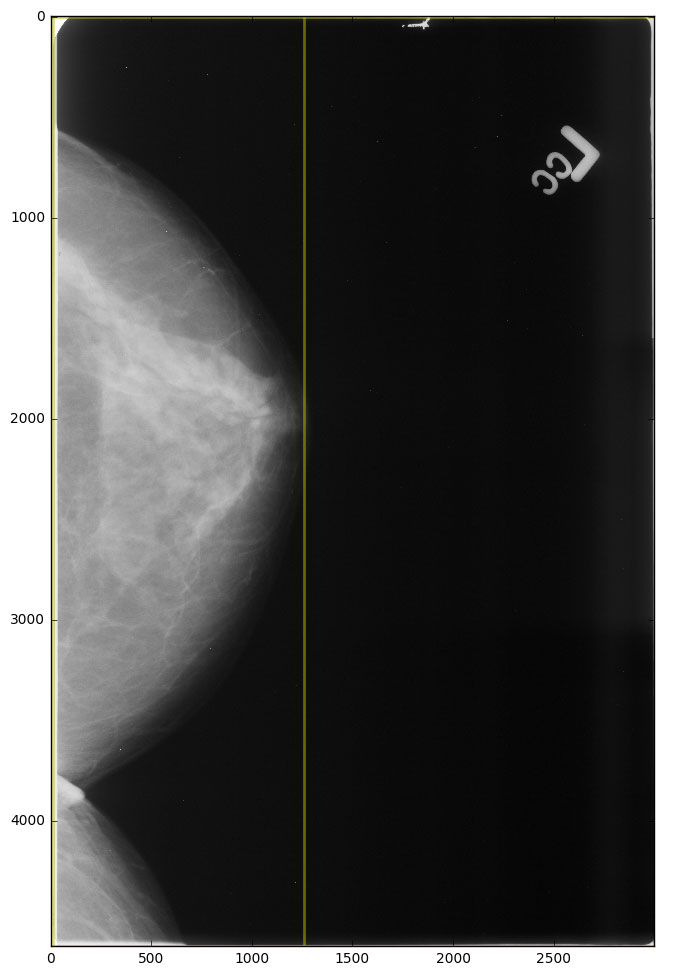
#> input picture images/jpeg/bbox.jpg, 681 x 976 px
$ python -i breast_segment.py   (imports and definitions only)   (older library calls are emulated)
#> lines starting #> are read from the running program, lines starting #| are printed output that depends on the picture; after the words box and inside, x2 and y2 are one past the last pixel; in counts of white or black regions, pixels touching at a corner belong together
import numpy as np
from skimage.exposure import equalize_hist
from skimage.filters.rank import median
from skimage.measure import regionprops
from skimage.morphology import disk
from skimage.segmentation import felzenszwalb
from skimage.transform import rescale
from scipy.ndimage import binary_fill_holes
from scipy.misc import imresize


def breast_segment(im, scale_factor=0.25, threshold=3900, felzenzwalb_scale=0.15):
    """
    Fully automated breast segmentation in mammographies.
    https://github.com/olieidel/breast_segment

    :param im: Image
    :param scale_factor: Scale Factor
    :param threshold: Threshold
    :param felzenzwalb_scale: Felzenzwalb Scale

    :return: (im_mask, bbox) where im_mask is the segmentation mask and
    bbox is the bounding box (rectangular) of the segmentation.

    """
#> called with scale_factor = 0.25, threshold = 3900, felzenzwalb_scale = 0.15

    # set threshold to remove artifacts around edges
    im_thres = im.copy()
    im_thres[im_thres > threshold] = 0

    # determine breast side
    col_sums_split = np.array_split(np.sum(im_thres, axis=0), 2)
#> col_sums_split = 2 items
    left_col_sum = np.sum(col_sums_split[0])
#> left_col_sum = 36153304
    right_col_sum = np.sum(col_sums_split[1])
#> right_col_sum = 14131356

    if left_col_sum > right_col_sum:
        breast_side = 'l'
    else:
        breast_side = 'r'

    # rescale and filter aggressively, normalize
    im_small = rescale(im_thres, scale_factor)
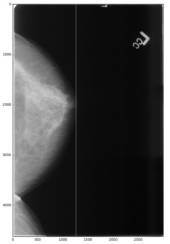
#> im_small: shape (244, 170) float64; min 0.0212, max 1, mean 0.297
    im_small_filt = median(im_small, disk(50))
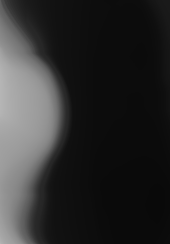
#> im_small_filt: shape (244, 170); min 9, max 182, mean 45.1
    # this might not be helping, actually sometimes it is
    im_small_filt = equalize_hist(im_small_filt)
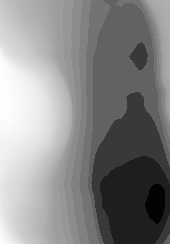
#> im_small_filt: shape (244, 170) float64; min 0.0142, max 1, mean 0.531

    # run mr. felzenzwalb
    segments = felzenszwalb(im_small_filt, scale=felzenzwalb_scale)
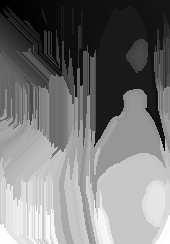
#> segments: shape (244, 170) int64; min 0, max 403, mean 192.1; drawn with min black and max white
    segments += 1  # otherwise, labels() would ignore segment with segment=0


    props = regionprops(segments)
#> props = 404 regions; largest, box (x1, y1, x2, y2) and area: (94, 6, 157, 147) 4454, (103, 159, 166, 244) 3247, (92, 96, 166, 208) 2505, (96, 0, 165, 151) 916, (59, 126, 74, 244) 611

    # Sort Props by area, descending
    props_sorted = sorted(props, key=lambda x: x.area, reverse=True)
#> props_sorted has the same summary as props

    expected_bg_index = 0
    bg_index = expected_bg_index

    bg_region = props_sorted[bg_index]
    minr, minc, maxr, maxc = bg_region.bbox
#> minr = 6; minc = 94; maxr = 147; maxc = 157
    filled_mask = bg_region.filled_image
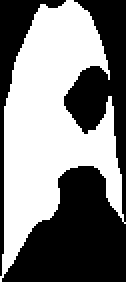
#> filled_mask: shape (141, 63) bool (shown 2 times larger); 50.1% white; 2 black regions, box (x1, y1, x2, y2) and area: (1, 0, 63, 141) 3679, (0, 0, 33, 138) 750

    im_small_fill = np.zeros((im_small_filt.shape[0]+2, im_small_filt.shape[1]+1), dtype=int)

    if breast_side == 'l':
        # breast expected to be on left side,
        # pad on right and bottom side
        im_small_fill[minr+1:maxr+1, minc:maxc] = filled_mask
#> im_small_fill: shape (246, 171) int64; values 0 (black) and 1 (white), 10.6% white; 1 white region, box (x1, y1, x2, y2) and area: (94, 7, 157, 148) 4454
        im_small_fill[0, :] = 1  # top
        im_small_fill[-1, :] = 1  # bottom
        im_small_fill[:, -1] = 1  # right
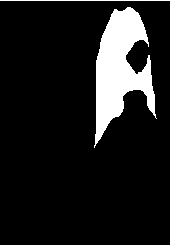
#> im_small_fill: shape (246, 171) int64; values 0 (black) and 1 (white), 12% white; 2 white regions, box (x1, y1, x2, y2) and area: (94, 7, 157, 148) 4454, (0, 0, 171, 246) 586
    elif breast_side == 'r':
        # breast expected to be on right side,
        # pad on left and bottom side
        im_small_fill[minr+1:maxr+1, minc+1:maxc+1] = filled_mask  # shift mask to right side
        im_small_fill[0, :] = 1  # top
        im_small_fill[-1, :] = 1  # bottom
        im_small_fill[:, 0] = 1  # left

    im_small_fill = binary_fill_holes(im_small_fill)

    im_small_mask = im_small_fill[1:-1, :-1] if breast_side == 'l' \
                  else im_small_fill[1:-1, 1:]
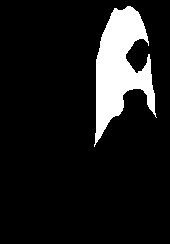
#> im_small_mask: shape (244, 170) bool; 10.7% white; 1 white region, box (x1, y1, x2, y2) and area: (94, 6, 157, 147) 4454

    # rescale mask
#> (the run stopped early here; a loop or call above may not have finished)
